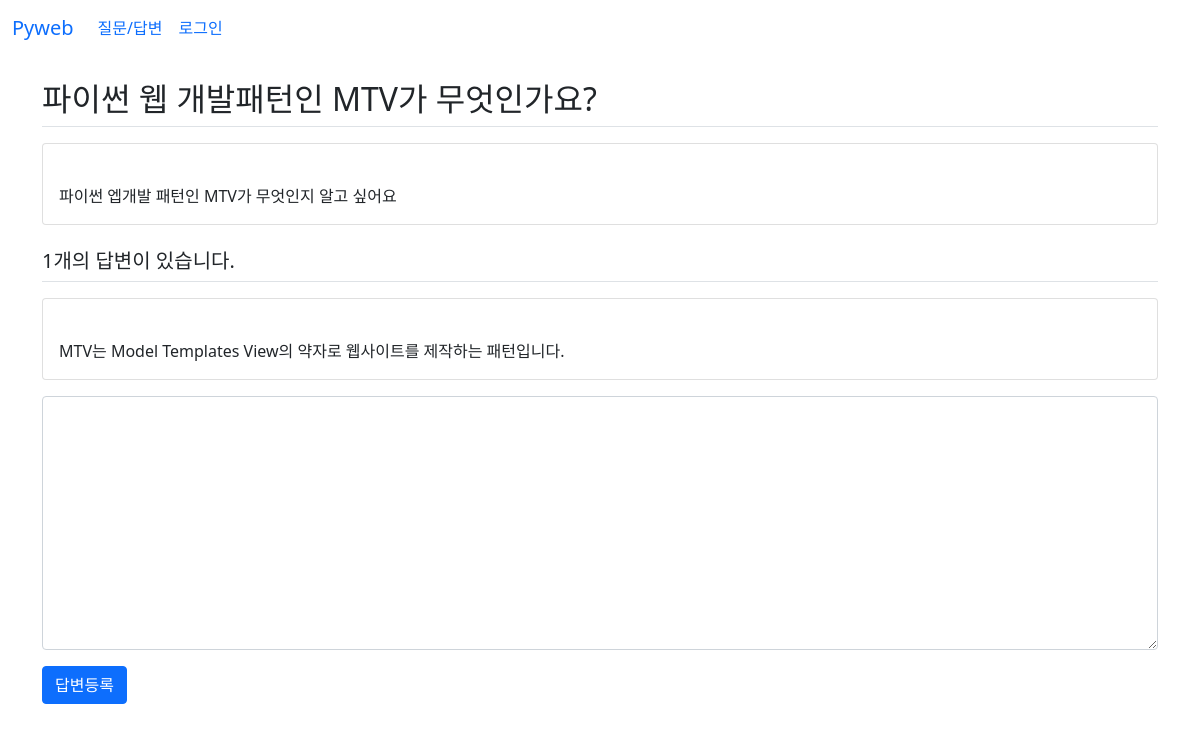
Page /board/2/ on the committed database.
### board/models.py (models this page shows, shortened)
class Question(models.Model):
    subject = models.CharField(max_length=200)  #제목
    content = models.TextField()                #질문 내용
    create_date = models.DateTimeField()        #등록일

class Answer(models.Model):
    content = models.TextField()  #답변 내용
    create_date = models.DateTimeField()  #등록일
    question = models.ForeignKey(Question,
                on_delete=models.CASCADE) #외래키

### board/views.py (the view)
# urls.py: path('<int:question_id>/', views.detail, name='detail'),
def detail(request, question_id):
    question = Question.objects.get(id=question_id)
    context = {'question': question}
    return render(request, 'board/detail.html', context)

### templates/board/detail.html (shortened to what this page needs)
{% extends 'base.html' %}
{%  block content %}
<div class="container my-3">
    <section id="detail">
    <h2 class="border-bottom py-2">{{ question.subject }}</h2>
    <div class="card my-3">
        <div class="card-body">
            <div class="card-text" style="white-space:pre-line">
                {{ question.content }}
            </div>
        </div>
    </div>
    <h5 class="border-bottom my-3 py-2">
        {{ question.answer_set.count }}개의 답변이 있습니다.
    </h5>
    {% for answer in question.answer_set.all %}
        <div class="card my-3">
        <div class="card-body">
            <div class="card-text" style="white-space:pre-line">
                {{ answer.content }}
            </div>
        </div>
    </div>
        {%  endfor %}
    <form action="{% url 'board:answer_create' question.id  %}"
            method="post">
        <div class="form-group">
            <textarea name="content" rows="10"
                      cols="50" class="form-control mb-3"></textarea>
        </div>
        <button type="submit" class="btn btn-primary">답변등록</button>
    </form>
    </section>
</div>
{% endblock %}

### rows in the picture
Question: subject "파이썬 웹 개발패턴인 MTV가 무엇인가요?", content "파이썬 엡개발 패턴인 MTV가 무엇인지 알고 싶어요", answer_set.count "1"
Answer: content "MTV는 Model Templates View의 약자로 웹사이트를 제작하는 패턴입니다."
